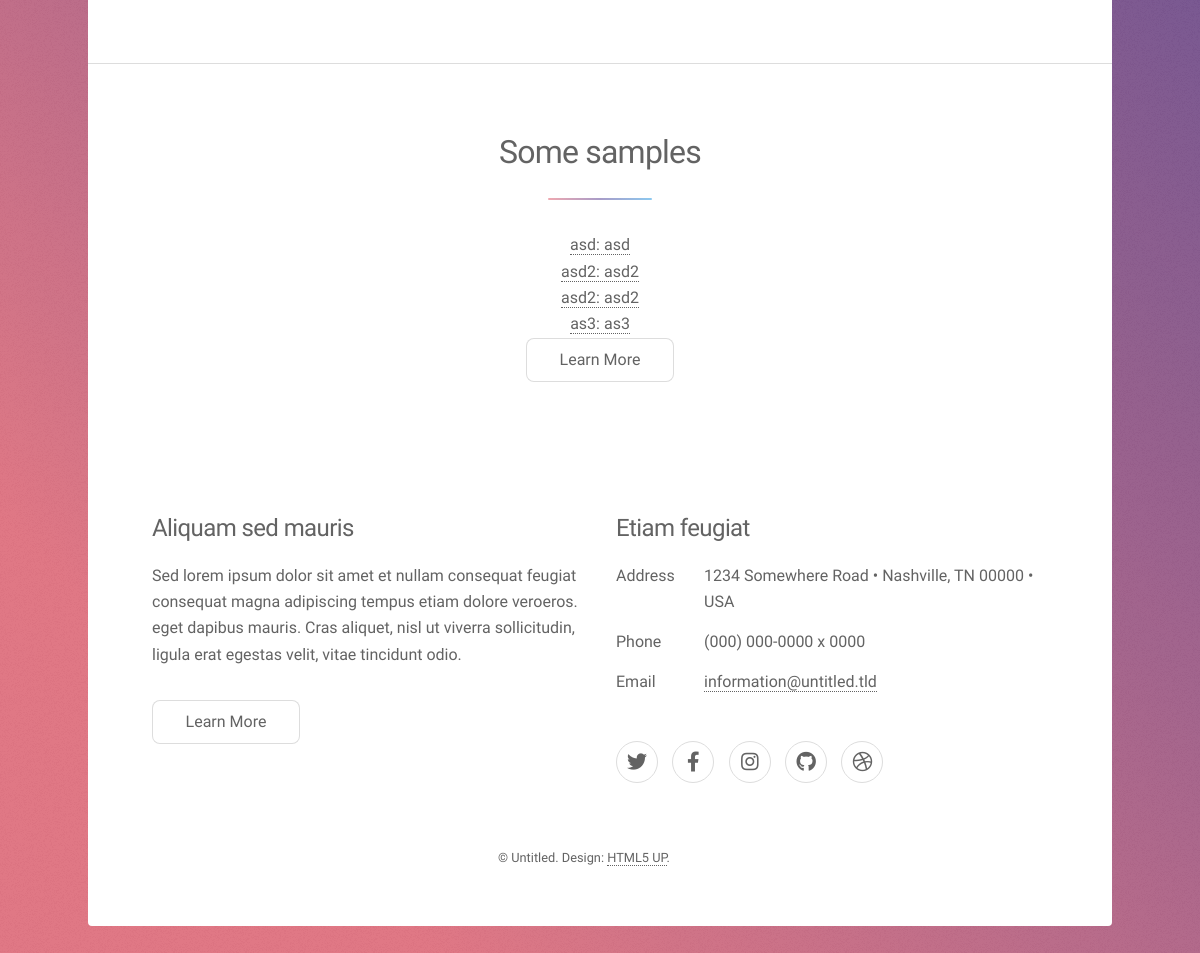
Before: / (lower part) with the older database file.
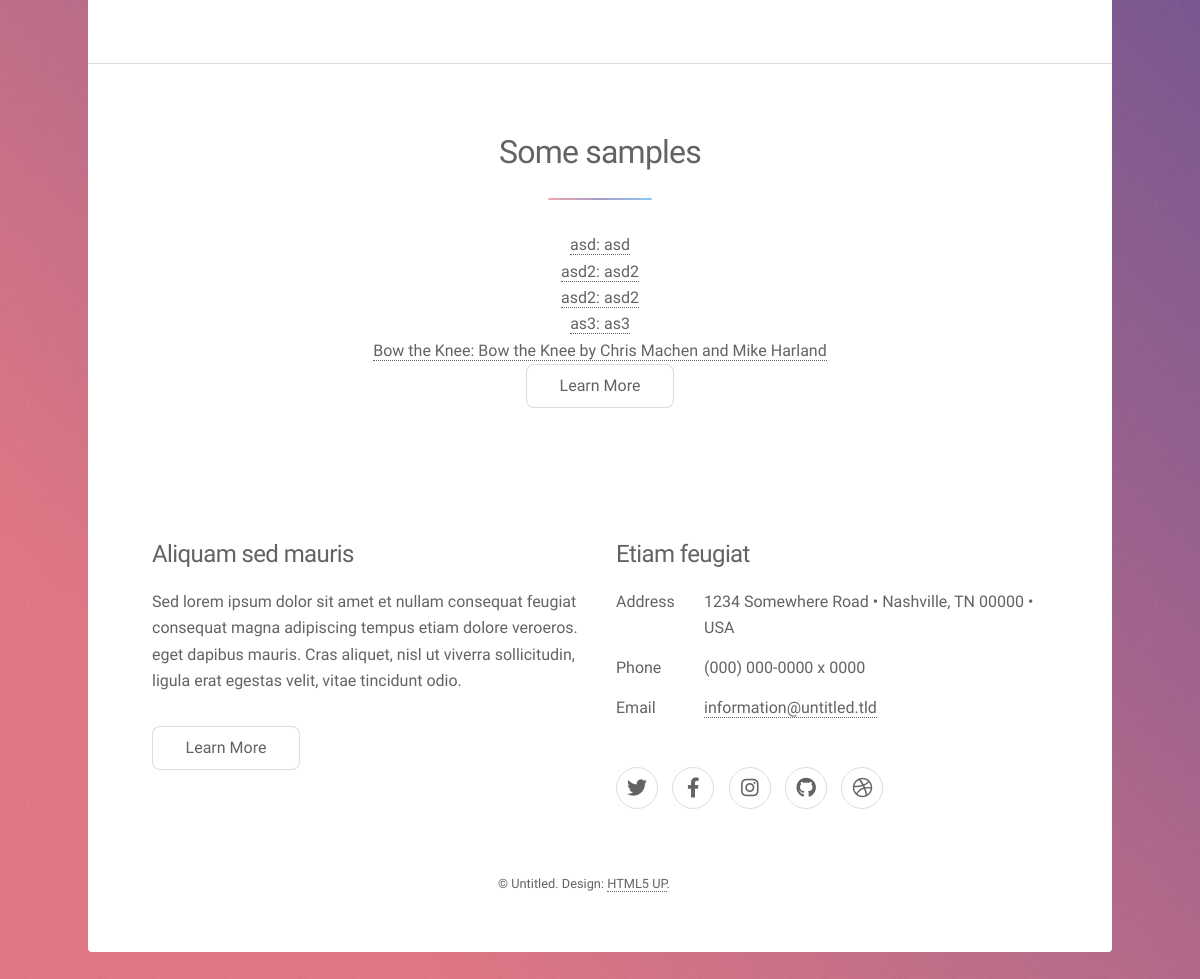
After: the same page with the newer database file.
### music/models.py (models this page shows, shortened)
class SheetMusic(models.Model):
    title = models.CharField(max_length=100)
    description = models.TextField()
    file = models.FileField(upload_to='sheet_music/')

### music/views.py (the view)
# urls.py: path('', views.index, name='index'),
def index(request):
    try:
        items = SheetMusic.objects.all()
    except items.DoesNotExist:
        raise Http404("Question doesnot exist")
    return render(request, 'music/index.html', {'items': items})

### music/templates/music/index.html (shortened to what this page needs)
{% extends 'music/base.html' %}
{% load static %}
{% block content %}
    <section id="cta" class="main special">
    </section>
    <section id="intro" class="main special">
        <div class="spotlight">
            <div class="content">
                <header class="major">
                    <h2>Some samples</h2>
                </header>
                    {% for item in items %}
                        <a href="{% url 'music_page' %}">{{ item.title }}: {{ item.description }} </a> <br />
                    {% endfor %}
                <ul class="actions special">
                    <li><a href="{% url 'upload_sheet_music' %}" class="button">Learn More</a></li>
                </ul>
            </div>
        </div>
    </section>
{% endblock %}

Changed rows visible on the page:
added SheetMusic: title "Bow the Knee", description "Bow the Knee by Chris Machen and Mike Harland"
